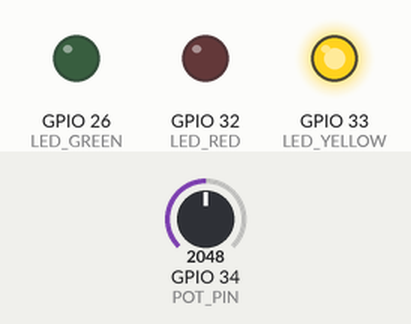
Bench run of a sketch on a simulated ESP32. Shown: output pins drawn as LEDs (lit = HIGH). The inputs (shaded band) are chosen by the test bench; at power-on: GPIO 34 (POT_PIN) = 2048. WiFi joins after 1.5 s; servers stay silent unless stated; random numbers use the default seed unless the sketch sets one; no MQTT or app messages arrive unless stated; what the sketch prints to the serial monitor is not drawn.

Above: at 3.6 s.
3.7 s: GPIO 34 (POT_PIN) set to 2283
7.5 s: GPIO 34 (POT_PIN) set to 2376
At 9.8 s:
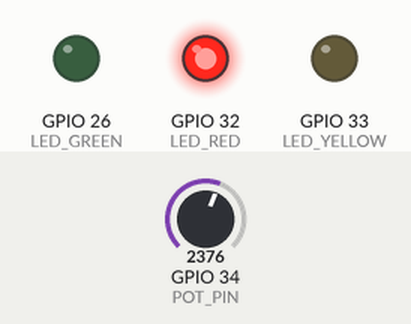
11.3 s: GPIO 34 (POT_PIN) set to 2047
At 12.4 s:
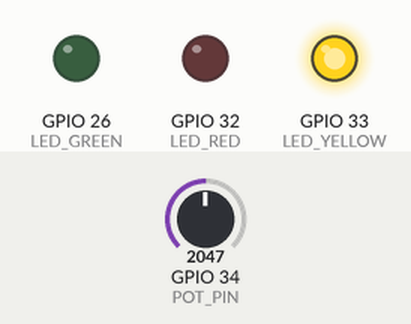
15.1 s: GPIO 34 (POT_PIN) set to 2866
At 17.9 s:
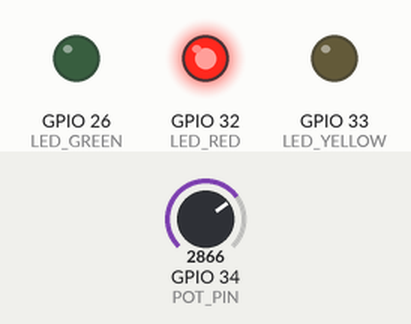
Timing chart, 0 to 19.4 s (numbered marks = the images above; inputs shaded):
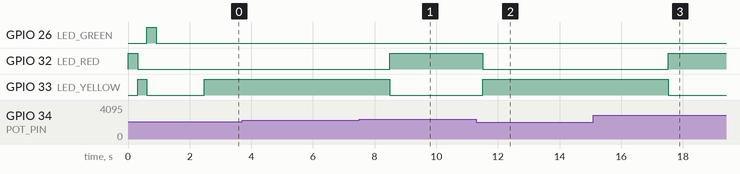

The sketch:

sketch.ino
```cpp
/*
 * Projeto: Monitor de Frequência Cardíaca com ESP32 e MQTT
 * Disciplina: Global Solutions - O Futuro do Trabalho
 * Descrição: Sistema que monitora frequência cardíaca usando um potenciômetro (simulação)
 *            e envia alertas via MQTT quando detecta frequência elevada
 */

#include <WiFi.h>
#include <PubSubClient.h>

// Configurações de WiFi
const char* ssid = "Wokwi-GUEST";          // Substitua pelo nome da sua rede WiFi
const char* password = "";     // Substitua pela senha da sua rede WiFi

// Configurações do Broker MQTT
const char* mqtt_server = "broker.hivemq.com";  // Broker MQTT público (ou use seu próprio)
const int mqtt_port = 1883;
const char* mqtt_user = "";              // Deixe vazio se não usar autenticação
const char* mqtt_password = "";          // Deixe vazio se não usar autenticação

// Tópicos MQTT
const char* topic_bpm = "fiap/gs/heartrate/bpm";           // Tópico para publicar BPM
const char* topic_status = "fiap/gs/heartrate/status";     // Tópico para publicar status
const char* topic_alert = "fiap/gs/heartrate/alert";       // Tópico para alertas

// Configuração do Potenciômetro (simulando sensor de frequência cardíaca)
const int POT_PIN = 34;  // GPIO34 - Pino analógico do ESP32

// Configuração dos LEDs de status
const int LED_RED = 32;    // LED vermelho - frequência alta
const int LED_GREEN = 26;  // LED verde - frequência normal
const int LED_YELLOW = 33; // LED amarelo - frequência moderada

// Variáveis globais
WiFiClient espClient;
PubSubClient client(espClient);
unsigned long lastMsg = 0;
const long interval = 2000;  // Intervalo de leitura (2 segundos)

// Limites de frequência cardíaca
const int BPM_MIN = 40;
const int BPM_MAX = 180;
const int BPM_ALERT_HIGH = 120;  // Frequência considerada alta
const int BPM_WARNING = 100;      // Frequência de aviso

// ====================================================================================
// FUNÇÃO: Conectar ao WiFi
// ====================================================================================
void setup_wifi() {
  delay(10);
  Serial.println();
  Serial.print("Conectando ao WiFi: ");
  Serial.println(ssid);

  WiFi.begin(ssid, password);

  int attempts = 0;
  while (WiFi.status() != WL_CONNECTED && attempts < 20) {
    delay(500);
    Serial.print(".");
    attempts++;
  }

  if (WiFi.status() == WL_CONNECTED) {
    Serial.println();
    Serial.println("WiFi conectado!");
    Serial.print("Endereço IP: ");
    Serial.println(WiFi.localIP());
  } else {
    Serial.println();
    Serial.println("Falha ao conectar WiFi!");
  }
}

// ====================================================================================
// FUNÇÃO: Callback para mensagens MQTT recebidas
// ====================================================================================
void callback(char* topic, byte* payload, unsigned int length) {
  Serial.print("Mensagem recebida [");
  Serial.print(topic);
  Serial.print("]: ");

  String message = "";
  for (int i = 0; i < length; i++) {
    message += (char)payload[i];
  }
  Serial.println(message);
}

// ====================================================================================
// FUNÇÃO: Reconectar ao Broker MQTT
// ====================================================================================
void reconnect() {
  // Loop até reconectar
  while (!client.connected()) {
    Serial.print("Conectando ao Broker MQTT...");

    // Cria um ID único para o cliente
    String clientId = "ESP32-HeartRate-";
    clientId += String(random(0xffff), HEX);

    // Tenta conectar
    if (client.connect(clientId.c_str(), mqtt_user, mqtt_password)) {
      Serial.println("Conectado!");

      // Subscreve aos tópicos necessários (se houver)
      // client.subscribe("fiap/gs/heartrate/command");
    } else {
      Serial.print("Falha, rc=");
      Serial.print(client.state());
      Serial.println(" Tentando novamente em 5 segundos...");
      delay(5000);
    }
  }
}

// ====================================================================================
// FUNÇÃO: Ler potenciômetro e converter para BPM
// ====================================================================================
int readHeartRate() {
  // Lê o valor do potenciômetro (0-4095)
  int potValue = analogRead(POT_PIN);

  // Converte para BPM (40-180 BPM)
  int bpm = map(potValue, 0, 4095, BPM_MIN, BPM_MAX);

  return bpm;
}

// ====================================================================================
// FUNÇÃO: Atualizar LEDs de acordo com o BPM
// ====================================================================================
void updateLEDs(int bpm) {
  if (bpm >= BPM_ALERT_HIGH) {
    // Frequência alta - LED vermelho
    digitalWrite(LED_RED, HIGH);
    digitalWrite(LED_YELLOW, LOW);
    digitalWrite(LED_GREEN, LOW);
  } else if (bpm >= BPM_WARNING) {
    // Frequência moderada - LED amarelo
    digitalWrite(LED_RED, LOW);
    digitalWrite(LED_YELLOW, HIGH);
    digitalWrite(LED_GREEN, LOW);
  } else {
    // Frequência normal - LED verde
    digitalWrite(LED_RED, LOW);
    digitalWrite(LED_YELLOW, LOW);
    digitalWrite(LED_GREEN, HIGH);
  }
}

// ====================================================================================
// FUNÇÃO: Publicar dados via MQTT
// ====================================================================================
void publishData(int bpm) {
  char bpmStr[10];
  sprintf(bpmStr, "%d", bpm);

  // Publica o valor de BPM
  client.publish(topic_bpm, bpmStr);
  Serial.print("BPM publicado: ");
  Serial.println(bpmStr);

  // Define o status e publica
  String status;
  if (bpm >= BPM_ALERT_HIGH) {
    status = "ALTA - ALERTA!";

    // Publica mensagem de alerta
    String alertMsg = "ATENCAO! Frequencia cardiaca elevada: " + String(bpm) + " BPM. Faca uma pausa!";
    client.publish(topic_alert, alertMsg.c_str());

    Serial.println("⚠️  ALERTA: Frequência cardíaca alta!");
    Serial.println("💡 Sugestão: Faça uma pausa e relaxe!");
  } else if (bpm >= BPM_WARNING) {
    status = "MODERADA";
  } else {
    status = "NORMAL";
  }

  client.publish(topic_status, status.c_str());
  Serial.print("Status: ");
  Serial.println(status);
}

// ====================================================================================
// SETUP
// ====================================================================================
void setup() {
  // Inicializa Serial
  Serial.begin(115200);
  Serial.println();
  Serial.println("========================================");
  Serial.println("Monitor de Frequência Cardíaca - ESP32");
  Serial.println("Global Solutions - O Futuro do Trabalho");
  Serial.println("========================================");

  // Configura pinos dos LEDs
  pinMode(LED_RED, OUTPUT);
  pinMode(LED_GREEN, OUTPUT);
  pinMode(LED_YELLOW, OUTPUT);

  // Teste inicial dos LEDs
  digitalWrite(LED_RED, HIGH);
  delay(300);
  digitalWrite(LED_RED, LOW);
  digitalWrite(LED_YELLOW, HIGH);
  delay(300);
  digitalWrite(LED_YELLOW, LOW);
  digitalWrite(LED_GREEN, HIGH);
  delay(300);
  digitalWrite(LED_GREEN, LOW);

  // Conecta ao WiFi
  setup_wifi();

  // Configura MQTT
  client.setServer(mqtt_server, mqtt_port);
  client.setCallback(callback);

  Serial.println("Sistema iniciado!");
  Serial.println("Aguardando leituras...");
  Serial.println();
}

// ====================================================================================
// LOOP PRINCIPAL
// ====================================================================================
void loop() {
  // Verifica conexão MQTT
  if (!client.connected()) {
    reconnect();
  }
  client.loop();

  // Lê e publica dados a cada intervalo definido
  unsigned long now = millis();
  if (now - lastMsg > interval) {
    lastMsg = now;

    // Lê frequência cardíaca do potenciômetro
    int bpm = readHeartRate();

    // Imprime no Serial Monitor
    Serial.println("========================================");
    Serial.print("Frequência Cardíaca: ");
    Serial.print(bpm);
    Serial.println(" BPM");

    // Atualiza LEDs
    updateLEDs(bpm);

    // Publica dados via MQTT
    publishData(bpm);

    Serial.println("========================================");
    Serial.println();
  }

  delay(3000);  // Pequeno delay para estabilidade
}
```

Measured:
- the behaviour switches between 2339 and 2340 on GPIO 34 (POT_PIN) (found by bisection; images 0 and 1)
- after the input at 3.7 s, every drawn part: stays the same
- after the input at 7.5 s, GPIO 32 (LED_RED): LOW → HIGH after 1.0 s; GPIO 33 (LED_YELLOW): HIGH → LOW after 1.0 s
- after the input at 11.3 s, GPIO 32 (LED_RED): HIGH → LOW after 0.21 s; GPIO 33 (LED_YELLOW): LOW → HIGH after 0.21 s
- after the input at 15.1 s, GPIO 32 (LED_RED): LOW → HIGH after 2.4 s; GPIO 33 (LED_YELLOW): HIGH → LOW after 2.4 s
